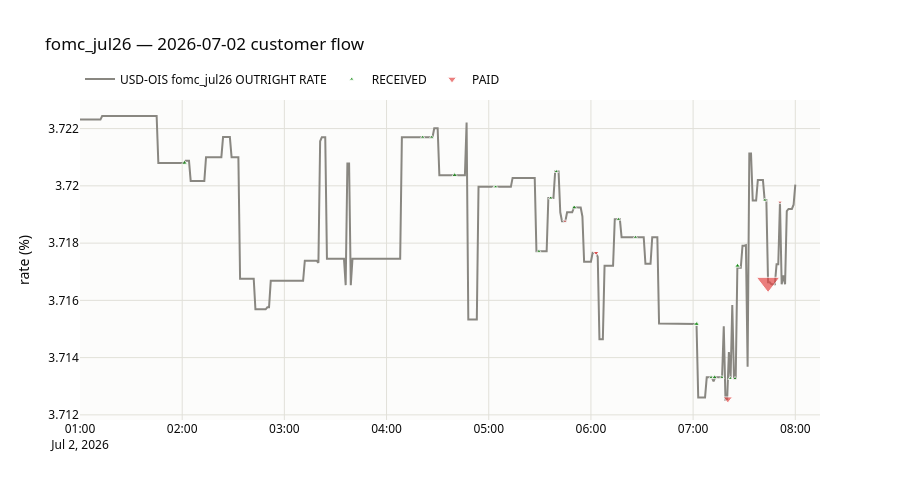

Notebook cell for this chart:
### Code cell
q = UnifiedQuery(
    curve="USD-OIS-Q12xM12STIRT-SERFFX-MIX23",
    tenor="fomc_jul26",
    value=UnifiedValue.IRS_RATE,
)

fig = dealer_flow_chart(q, datetime.date(2026, 7, 2), customer=True, start_hour=1, end_hour=8)
fig.show()

### Figure 1 — Plotly figure (JSON) as saved in the notebook; plotly's stock layout.template omitted (floating-point values rounded to 4 significant figures; data arrays with more than 128 entries replaced by an {"elided": "..."} marker saying what was removed)
{"data": [{"hovertemplate": "%{y:.4f}<extra>rate</extra>", "line": {"color": "#898781", "width": 2}, "mode": "lines", "name": "USD-OIS fomc_jul26 OUTRIGHT RATE", "type": "scatter", "x": {"elided": "421 str values"}, "y": {"elided": "421 float values"}}, {"customdata": {"elided": "23x12 mixed values"}, "hovertemplate": "<b>customer RECEIVED</b><br>DV01: %{customdata[0]:,.0f}  notional: %{customdata[1]}<br>rate: %{customdata[2]}  mid: %{customdata[3]}  s2m: %{customdata[4]}<br>eff: %{customdata[5]}  exp: %{customdata[6]}  tenor: %{customdata[7]}<br>type: %{customdata[10]}  index: %{customdata[11]}<br>conf: %{customdata[8]}  method: %{customdata[9]}<extra></extra>", "marker": {"color": "#008300", "line": {"color": "white", "width": 1}, "size": [5.131, 4.0, 4.0, 5.131, 4.051, 4.0, 4.0, 4.0, 5.131, 4.0, 4.0, 5.131, 4.0, 5.131, 4.0, 5.131, 4.0, 4.0, 4.0, 4.0, 5.131, 4.0, 4.051], "symbol": "triangle-up"}, "mode": "markers", "name": "RECEIVED", "type": "scatter", "x": ["2026-07-02T02:01:23-04:00", "2026-07-02T04:21:13-04:00", "2026-07-02T04:26:32-04:00", "2026-07-02T04:39:59-04:00", "2026-07-02T05:03:33-04:00", "2026-07-02T05:04:07-04:00", "2026-07-02T05:29:27-04:00", "2026-07-02T05:36:23-04:00", "2026-07-02T05:50:12-04:00", "2026-07-02T06:16:10-04:00", "2026-07-02T06:26:07-04:00", "2026-07-02T07:02:24-04:00", "2026-07-02T07:02:29-04:00", "2026-07-02T07:01:53-04:00", "2026-07-02T07:10:33-04:00", "2026-07-02T07:12:35-04:00", "2026-07-02T07:16:54-04:00", "2026-07-02T07:21:52-04:00", "2026-07-02T07:24:38-04:00", "2026-07-02T07:26:07-04:00", "2026-07-02T07:26:04-04:00", "2026-07-02T07:42:08-04:00", "2026-07-02T05:39:40-04:00"], "y": [3.721, 3.722, 3.722, 3.72, 3.72, 3.72, 3.718, 3.72, 3.719, 3.719, 3.718, 3.715, 3.715, 3.715, 3.713, 3.713, 3.713, 3.713, 3.713, 3.717, 3.717, 3.72, 3.721]}, {"customdata": [[10127, "750.0M", "3.715%", "?", "?", "2026-07-29", "2026-09-16", "2M", "LOW", "NPV_VS_UPFRONT", "OUTRIGHT", "FED_FUNDS"], [25656, "1900.0M", "3.714%", "?", "?", "2026-07-29", "2026-09-16", "2M", "LOW", "NPV_VS_UPFRONT", "OUTRIGHT", "FED_FUNDS"], [25656, "1900.0M", "3.714%", "?", "?", "2026-07-29", "2026-09-16", "2M", "LOW", "NPV_VS_UPFRONT", "OUTRIGHT", "FED_FUNDS"], [40509, "3000.0M", "3.712%", "371.254%", "-0.1bp", "2026-07-29", "2026-09-16", "2M", "LOW", "TICK_RULE", "OUTRIGHT", "FED_FUNDS"], [2025, "150.0M", "3.739%", "373.817%", "+0.1bp", "2026-07-29", "2026-09-16", "2M", "LOW", "RATE_VS_MID", "OUTRIGHT", "SOFR"], [101272, "7500.0M", "3.718%", "?", "?", "2026-07-29", "2026-09-16", "2M", "MEDIUM", "NPV_VS_UPFRONT", "OUTRIGHT", "FED_FUNDS"]], "hovertemplate": "<b>customer PAID</b><br>DV01: %{customdata[0]:,.0f}  notional: %{customdata[1]}<br>rate: %{customdata[2]}  mid: %{customdata[3]}  s2m: %{customdata[4]}<br>eff: %{customdata[5]}  exp: %{customdata[6]}  tenor: %{customdata[7]}<br>type: %{customdata[10]}  index: %{customdata[11]}<br>conf: %{customdata[8]}  method: %{customdata[9]}<extra></extra>", "marker": {"color": "#e34948", "line": {"color": "white", "width": 1}, "size": [4.0, 5.131, 5.131, 8.102, 4.0, 20.25], "symbol": "triangle-down"}, "mode": "markers", "name": "PAID", "type": "scatter", "x": ["2026-07-02T05:44:46-04:00", "2026-07-02T06:03:03-04:00", "2026-07-02T06:03:03-04:00", "2026-07-02T07:20:23-04:00", "2026-07-02T07:51:01-04:00", "2026-07-02T07:44:01-04:00"], "y": [3.719, 3.718, 3.718, 3.713, 3.719, 3.717]}], "layout": {"font": {"color": "#0b0b0b", "family": "system-ui, -apple-system, sans-serif"}, "height": 500, "hovermode": "x unified", "legend": {"orientation": "h", "x": 0, "xanchor": "left", "y": 1.02, "yanchor": "bottom"}, "paper_bgcolor": "white", "plot_bgcolor": "#fcfcfb", "title": {"text": "fomc_jul26 — 2026-07-02 customer flow"}, "xaxis": {"gridcolor": "#e1e0d9", "gridwidth": 1, "title": {"text": ""}}, "yaxis": {"gridcolor": "#e1e0d9", "gridwidth": 1, "title": {"text": "rate (%)"}}}}
